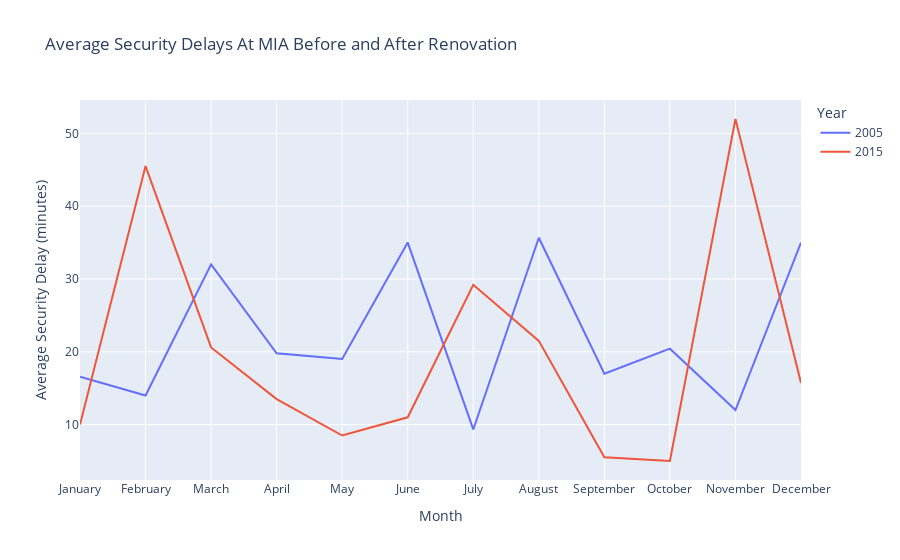

Notebook code cell kept with this figure:
### Code cell
fig.show()

### Figure 1 — Plotly figure (JSON) as saved in the notebook; plotly's stock layout.template omitted (floating-point values rounded to 4 significant figures)
{"data": [{"hovertemplate": "Year=2005<br>Month=%{x}<br>Average Security Delay (minutes)=%{y}<extra></extra>", "legendgroup": "2005", "line": {"color": "#636efa", "dash": "solid"}, "mode": "lines", "name": "2005", "showlegend": true, "type": "scatter", "x": ["January", "February", "March", "April", "May", "June", "July", "August", "September", "October", "November", "December"], "xaxis": "x", "y": [16.57, 14, 32, 19.8, 19, 35, 9.333, 35.67, 17, 20.43, 12, 35], "yaxis": "y"}, {"hovertemplate": "Year=2015<br>Month=%{x}<br>Average Security Delay (minutes)=%{y}<extra></extra>", "legendgroup": "2015", "line": {"color": "#EF553B", "dash": "solid"}, "mode": "lines", "name": "2015", "showlegend": true, "type": "scatter", "x": ["January", "February", "March", "April", "May", "June", "July", "August", "September", "October", "November", "December"], "xaxis": "x", "y": [10, 45.5, 20.6, 13.5, 8.5, 11, 29.2, 21.5, 5.5, 5, 51.97, 15.71], "yaxis": "y"}], "layout": {"legend": {"title": {"text": "Year"}, "tracegroupgap": 0}, "title": {"text": "Average Security Delays At MIA Before and After Renovation"}, "xaxis": {"anchor": "y", "domain": [0, 1], "title": {"text": "Month"}}, "yaxis": {"anchor": "x", "domain": [0, 1], "title": {"text": "Average Security Delay (minutes)"}}}}
